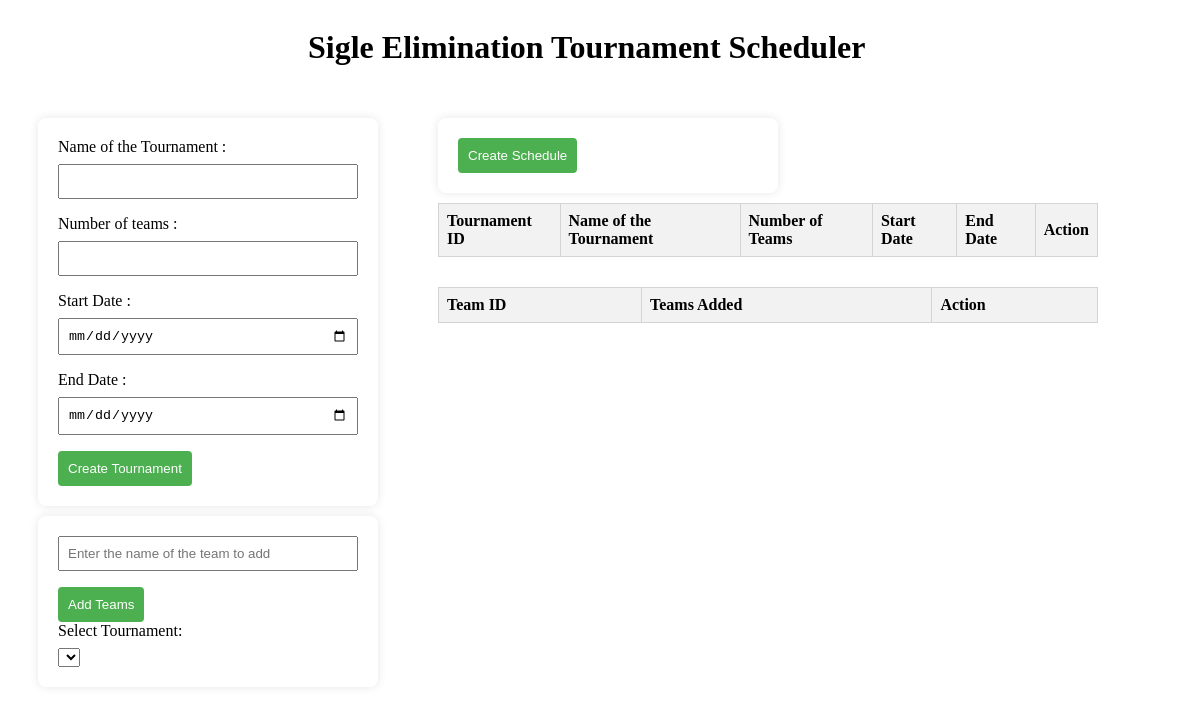
Before: / with the older database file.
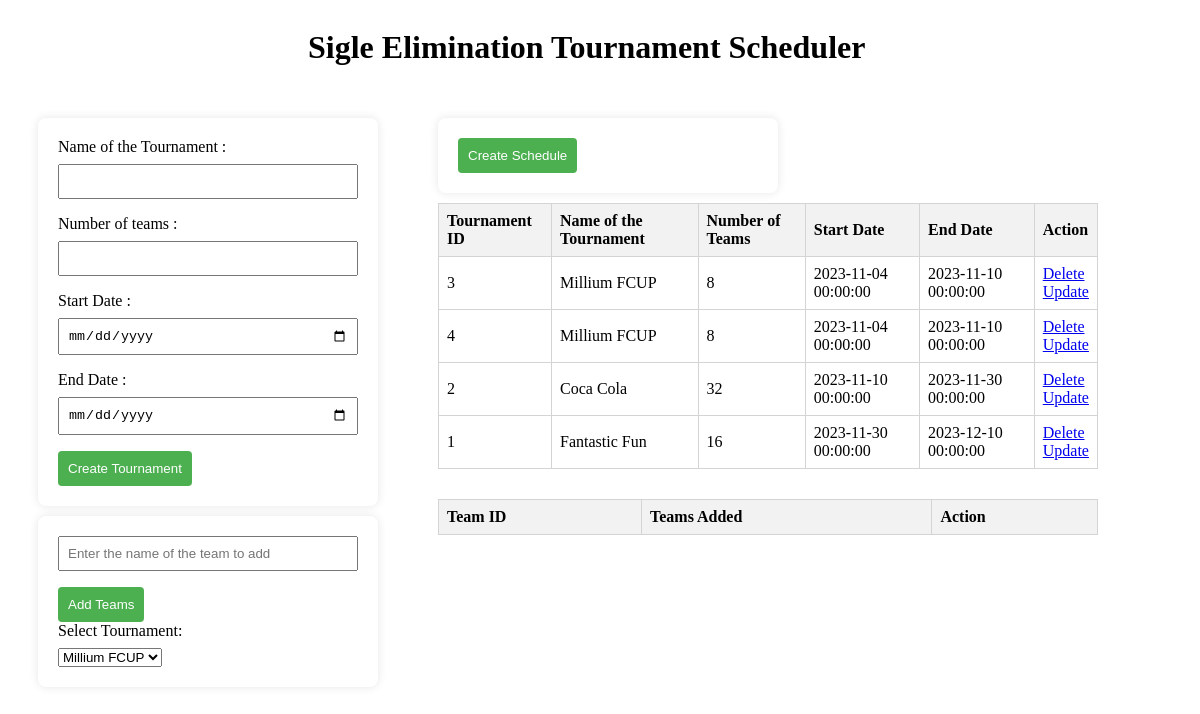
After: the same page with the newer database file.
### app.py (models this page shows)
class Tournament(db.Model):
    id = db.Column(db.Integer, primary_key=True)
    tournament_name = db.Column(db.String(200), nullable=False)
    number_of_teams = db.Column(db.Integer, nullable=False)
    start_date = db.Column(db.DateTime)
    end_date = db.Column(db.DateTime)
    teams = db.relationship('Team', backref='tournament', lazy=True)

### app.py (the view)
@app.route('/', methods = ['POST', 'GET'])
def index():
    get_tournament = Tournament.query.order_by(Tournament.start_date).all()
    get_team = Team.query.order_by(Team.id).all()
    return render_template('index.html', get_tournament=get_tournament, get_team=get_team)
    return render_template('index.html')

### templates/index.html (shortened to what this page needs)
{% extends 'base.html' %}
{% block body %}
<div class="heading">
    <h1>Sigle Elimination Tournament Scheduler</h1>
</div>
<div class = "content">
    <div class = "entry">
        <form action="{{url_for('process_form1')}}" method = "POST">
            <label>Name of the Tournament :</label><input type="text" name ="tournament_name" id = "tournament_name"><br/>
            <label>Number of teams :</label><input type="number" name = "number_of_teams" id = "number_of_teams"> <br/>
            <label>Start Date :</label><input type="date" name = "start_date" id = "start_date"> <br/>
            <label>End Date :</label><input type="date" name = "end_date" id = "end_date"> <br/>
            <button type="submit" value="Add">Create Tournament</button>
        </form>
        <form action="{{url_for('process_form2')}}" method = "POST">
            <input type="text" name = "team_name" id = "team_name" placeholder="Enter the name of the team to add">
            <button type="submit" value="Add">Add Teams</button>
            <label for="tournament_id">Select Tournament:</label>
            <select name="tournament_id" required>
            {% for tournament in get_tournament %}
                <option style="width: 300px; height: 50px;" value="{{ tournament.id }}">{{ tournament.tournament_name }}</option>
            {% endfor %}
            </select>
        </form>
    </div>
    <div class = "result">
        <form>
            <button>Create Schedule</button>
        </form>
        <table style="border: 1px solid black; margin-bottom: 30px;">
            <tr>
                <th>Tournament ID</th>
                <th>Name of the Tournament</th>
                <th>Number of Teams</th>
                <th>Start Date</th>
                <th>End Date</th>
                <th>Action</th>
            </tr>
            {% for tournament in get_tournament %}
                <tr>
                    <td>{{ tournament.id }}</td>
                    <td>{{ tournament.tournament_name }}</td>
                    <td>{{ tournament.number_of_teams }}</td>
                    <td>{{ tournament.start_date }}</td>
                    <td>{{ tournament.end_date }}</td>
                    <td>
                        <a href="/delete_tournament/{{ tournament.id }}">Delete</a><br/>
                        <a href="/update_tournament/{{ tournament.id }}">Update</a><br/>
                    </td>
                </tr>
            {% endfor %}
        </table>
        <table>
            <tr>
                <th>Team ID</th>
                <th>Teams Added</th>
                <th>Action</th>
            </tr>
        </table>
    </div>
</div>
{% endblock %}

### templates/base.html (shortened to what this page needs)
<!DOCTYPE html>
<html lang="en">
<head>
    <link rel="stylesheet" href="{{ url_for('static', filename = 'css/main.css') }}">
</head>
<body>
    {% block body %}
    {% endblock %}
</body>
</html>

### static/css/main.css (style rules this page uses)
body { justify-content: center; align-items: center; font-family: 'Tahoma'; }
.content { display: flex; }
.entry { padding: 20px; margin: 10px; box-sizing: border-box; }
.result { width: 700px; padding: 20px; margin: 10px; box-sizing: border-box; }
table { border-collapse: collapse; width: 100%; }
th, td { border: 1px solid #d4d4d4; text-align: left; padding: 8px; }
th { background-color: #f2f2f2; }
form { background-color: #fff; margin-bottom: 10px; padding: 20px; border-radius: 8px; box-shadow: 0 0 10px rgba(0, 0, 0, 0.1); width: 300px; }
label { display: block; margin-bottom: 8px; }
input { width: 100%; padding: 8px; margin-bottom: 16px; box-sizing: border-box; }
button { background-color: #4caf50; color: #fff; padding: 10px; border: none; border-radius: 4px; cursor: pointer; }
.heading { display: flex; margin-left: 150px; padding-left: 150px; }

Changed rows visible on the page:
added Tournament: id "3", tournament_name "Millium FCUP", number_of_teams "8", start_date "2023-11-04 00:00:00", end_date "2023-11-10 00:00:00"
added Tournament: id "4", tournament_name "Millium FCUP", number_of_teams "8", start_date "2023-11-04 00:00:00", end_date "2023-11-10 00:00:00"
added Tournament: id "2", tournament_name "Coca Cola", number_of_teams "32", start_date "2023-11-10 00:00:00", end_date "2023-11-30 00:00:00"
added Tournament: id "1", tournament_name "Fantastic Fun", number_of_teams "16", start_date "2023-11-30 00:00:00", end_date "2023-12-10 00:00:00"
Other visible differences:
form field tournament_id: (not shown) → "Millium FCUP"
